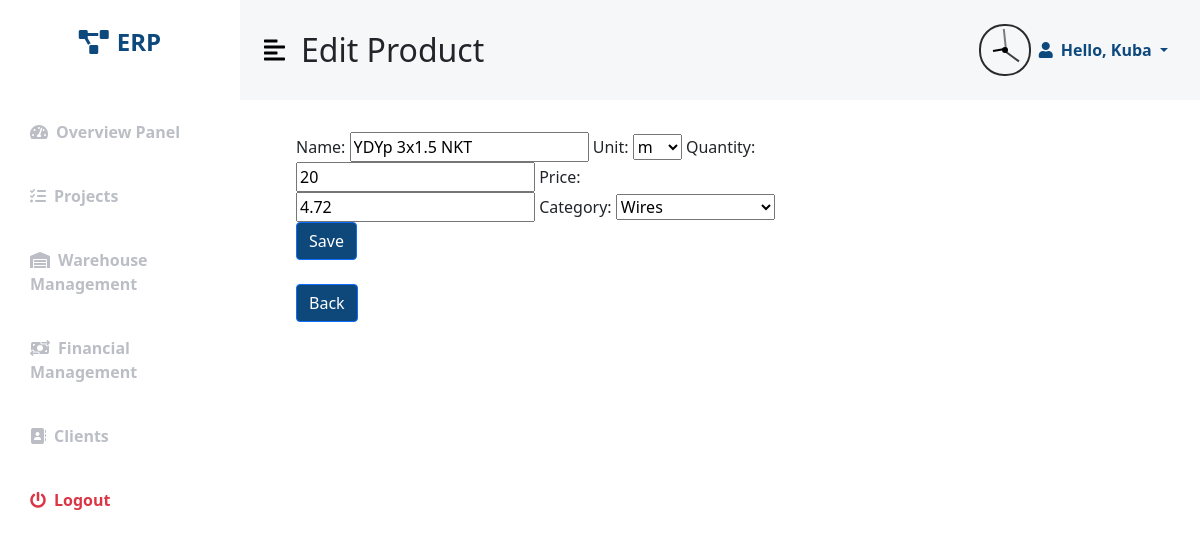
Page /ERP/Edit_product/1/ (signed in) on the committed database.
### ERPapp/models.py (models this page shows, shortened)
class Product(models.Model):
    name = models.CharField(max_length=260, blank=False, null=False, unique=True)
    unit = models.CharField(max_length=3, choices=Unit.unit, default=Unit.szt)
    quantity = models.PositiveSmallIntegerField(blank=False, null=False, default=0)
    price = models.FloatField(blank=False, null=False, default=0)
    category = models.CharField(max_length=100, choices=Category.category, default=Category.building_materials)

### ERPapp/views.py (the view)
# urls.py: path('Edit_product/<int:id>/', Edit_product, name="Edit_product"),
@login_required
def Edit_product(request, id):
    product = get_object_or_404(Product, pk=id)
    product_form = Product_Form(request.POST or None, instance=product)
    if(product_form.is_valid()):
        product = product_form.save()
        product.save()
        return redirect(Warehouse)
    return render(request, 'Edit_product.html', {'form': product_form})

### ERPapp/forms.py
class Product_Form(ModelForm):  # Note that it is not inheriting from forms.ModelForm
    class Meta:
        model = Product
        fields = ['name', 'unit', 'quantity', 'price', 'category']

### templates/edit_product.html (shortened to what this page needs)
{% extends 'main_template.html' %}
{% load bootstrap %}
{% block site_name %}Edit Product{% endblock %}
{% block site %}
<div class="container-fluid px-4">
  <div class="card" style="width: 32rem; margin-left: 2rem; margin-top: 2rem; border:none;">
    <form method="post" enctype="multipart/form-data">
      {% if perms.auth.change_permission%}
        {{ form|bootstrap }}
        <br>
        <button type="submit" class="btn btn-primary" style="background-color: #0e4779; color:white;">Save</button>
      {% else %}
        <h6 style="color:red">You don't have permission to edit.</6>
      {% endif %}
    </form>
  </div>
  <br>
  <a href="{% url 'Warehouse' %}" class="btn btn-primary"
    style="margin-left: 2rem; background-color: #0e4779; color:white;">Back</a>
</div>
{% endblock %}

### templates/main_template.html (shortened to what this page needs)
{% load static %}
{% load bootstrap %}
{% load mathfilters %}
<!DOCTYPE html>
<html lang="en">
<head>
    <link href="https://cdn.jsdelivr.net/npm/bootstrap@5.0.0-beta3/dist/css/bootstrap.min.css" rel="stylesheet" />
    <link rel="stylesheet" href="https://cdnjs.cloudflare.com/ajax/libs/font-awesome/5.15.3/css/all.min.css" />
    <link rel="stylesheet" href="{% static 'style.css' %}" />
</head>
<body>
    <div class="d-flex" id="wrapper">
        <div class="bg-white" id="sidebar-wrapper">
            <div class="sidebar-heading text-center py-4 primary-text fs-4 fw-bold text-uppercase"><i
                    class="fas fa-project-diagram me-2"></i>ERP</div>
            <div class="list-group list-group-flush my-3">
                <a href="{% url 'Mainsite' %}"
                    class="list-group-item list-group-item-action bg-transparent second-text fw-bold"><i
                        class="fas fa-tachometer-alt me-2"></i>Overview Panel</a>
                <a href="{% url 'Projects' %}"
                    class="list-group-item list-group-item-action bg-transparent second-text fw-bold"><i
                        class="fa-solid fa-list-check me-2"></i>Projects</a>
                <a href="{% url 'Warehouse' %}"
                    class="list-group-item list-group-item-action bg-transparent second-text fw-bold"><i
                        class="fas fa-warehouse me-2"></i>Warehouse Management</a>
                <a href="{% url 'Financial_Management' %}"
                    class="list-group-item list-group-item-action bg-transparent second-text fw-bold"><i
                        class="fas fa-money-bill-transfer me-2"></i>Financial Management</a>
                <a href="{% url 'Clients' %}"
                    class="list-group-item list-group-item-action bg-transparent second-text fw-bold"><i
                        class="fa-solid fa-address-book me-2"></i>Clients</a>
                <a href="{% url 'logout' %}"
                    class="list-group-item list-group-item-action bg-transparent text-danger fw-bold"><i
                        class="fas fa-power-off me-2"></i>Logout</a>
            </div>
        </div>
        <div id="page-content-wrapper">
            <nav id="navbar-top" class="navbar navbar-expand-lg py-4 px-4">
                <div class="d-flex align-items-center">
                    <i class="fas fa-align-left primary-text fs-4 me-3" id="menu-toggle"></i>
                    <h2 class="fs-2 m-0">{% block site_name %}{% endblock %}</h2>
                </div>
                <div class="collapse navbar-collapse" id="navbarSupportedContent">
                    <div class="ms-auto mb-2 mb-lg-0" id="clock">
                        <div id="seconds-hand"></div>
                        <div id="minutes-hand"></div>
                        <div id="hours-hand"></div>
                    </div>
                    <ul class="navbar-nav sm-auto mb-2 mb-lg-0">
                        <li class="nav-item dropdown">
                            <a class="nav-link dropdown-toggle second-text fw-bold" href="#" id="navbarDropdown"
                                role="button" data-bs-toggle="dropdown" aria-expanded="false">
                                <i class="fas fa-user me-2"></i>Hello, {{ user.get_username }}
                            </a>
                        </li>
                    </ul>
                </div>
            </nav>
            {% block site %}
            {% endblock %}
        </div>
    </div>
</body>
</html>

### my_static/style.css (style rules this page uses)
:root { --main-bg-color: #432371; --main-text-color: #0E497D; --second-text-color: #bbbec5; --second-bg-color: #99c1e1; }
.primary-text { color: var(--main-text-color); }
.second-text { color: var(--second-text-color); }
#wrapper { background-color: F8F9FA; }
#sidebar-wrapper { background-color: #F6F7F9; min-height: 100vh; margin-left: -15rem; -webkit-transition: margin 0.5s ease-out; -moz-transition: margin 0.5s ease-out; -o-transition: margin 0.5s ease-out; transition: margin 0.5s ease-out; }
#sidebar-wrapper .sidebar-heading { padding: 0.875rem 1.25rem; font-size: 1.2rem; }
#sidebar-wrapper .list-group { width: 15rem; }
#page-content-wrapper { min-width: 100vw; }
#menu-toggle { cursor: pointer; color: black; }
.list-group-item { border: none; padding: 20px 30px; }
@media (min-width: 768px) { #sidebar-wrapper { margin-left: 0; } }
@media (min-width: 768px) { #page-content-wrapper { min-width: 0; width: 100%; } }
#navbar-top { background-color: #F6F7F9; }
#navbarDropdown { color: #0E497D; position: relative; }
#clock { height: 52px; width: 52px; border-radius: 25px; border: solid 2px rgb(43, 43, 43); position: relative; }
#seconds-hand { position: absolute; height: 21px; width: 2px; background-color: rgb(0, 0, 0); right: 22px; bottom: 24px; opacity: 50%; transform-origin: 0% 100%; }
#minutes-hand { position: absolute; height: 18px; width: 2px; background-color: rgb(0, 0, 0); right: 22px; bottom: 24px; opacity: 75%; transform-origin: 0% 100%; }
#hours-hand { position: absolute; height: 12px; width: 2px; background-color: rgb(0, 0, 0); right: 22px; bottom: 24px; transform-origin: 0% 100%; }

### rows in the picture
Product: name "YDYp 3x1.5 NKT", unit "m", quantity "20", price "4.72", category "Wires"

### other values in the picture
{{ user.get_username }} "Kuba"
